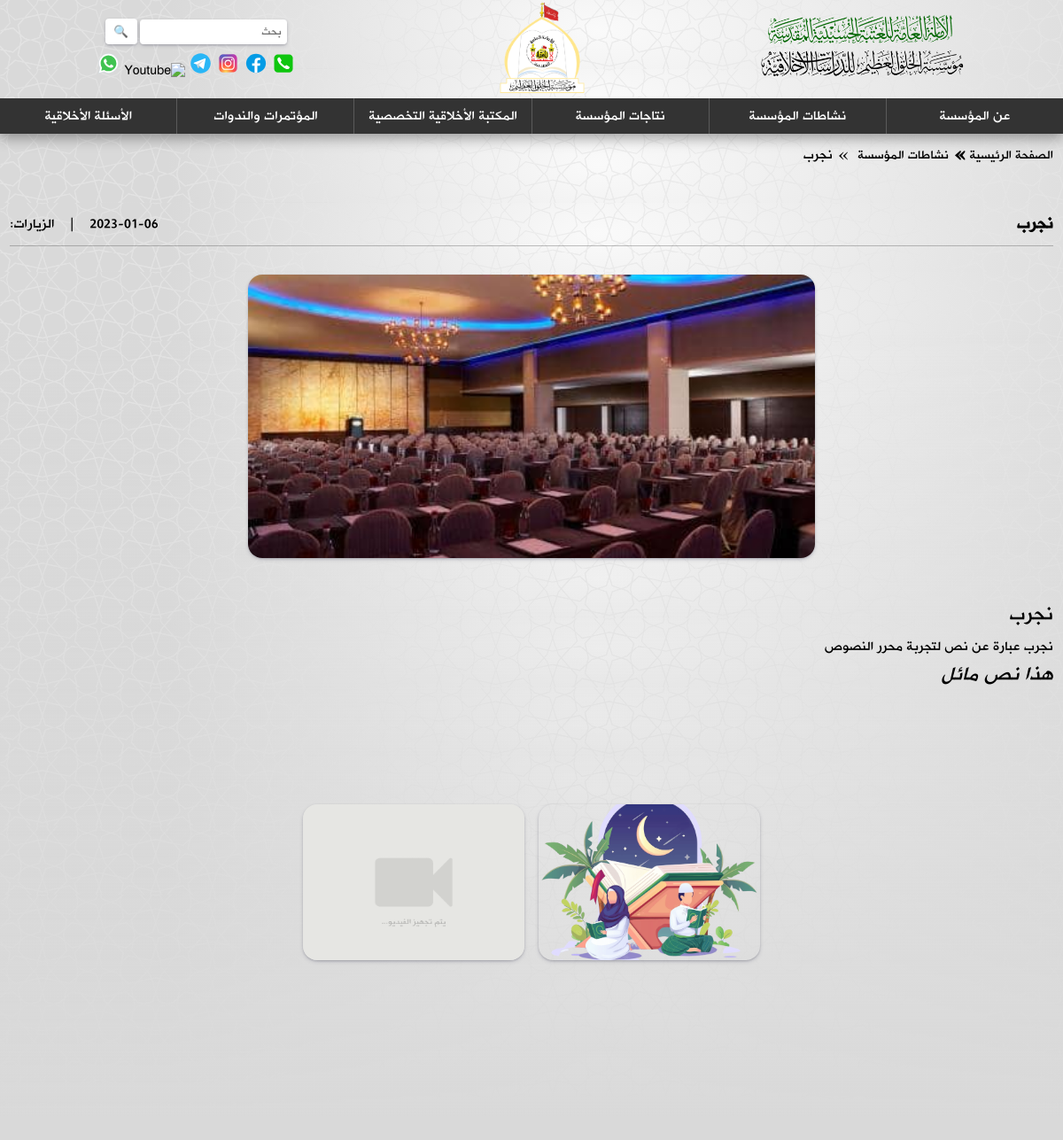
/activity/1/, run on an earlier commit of the app's database.
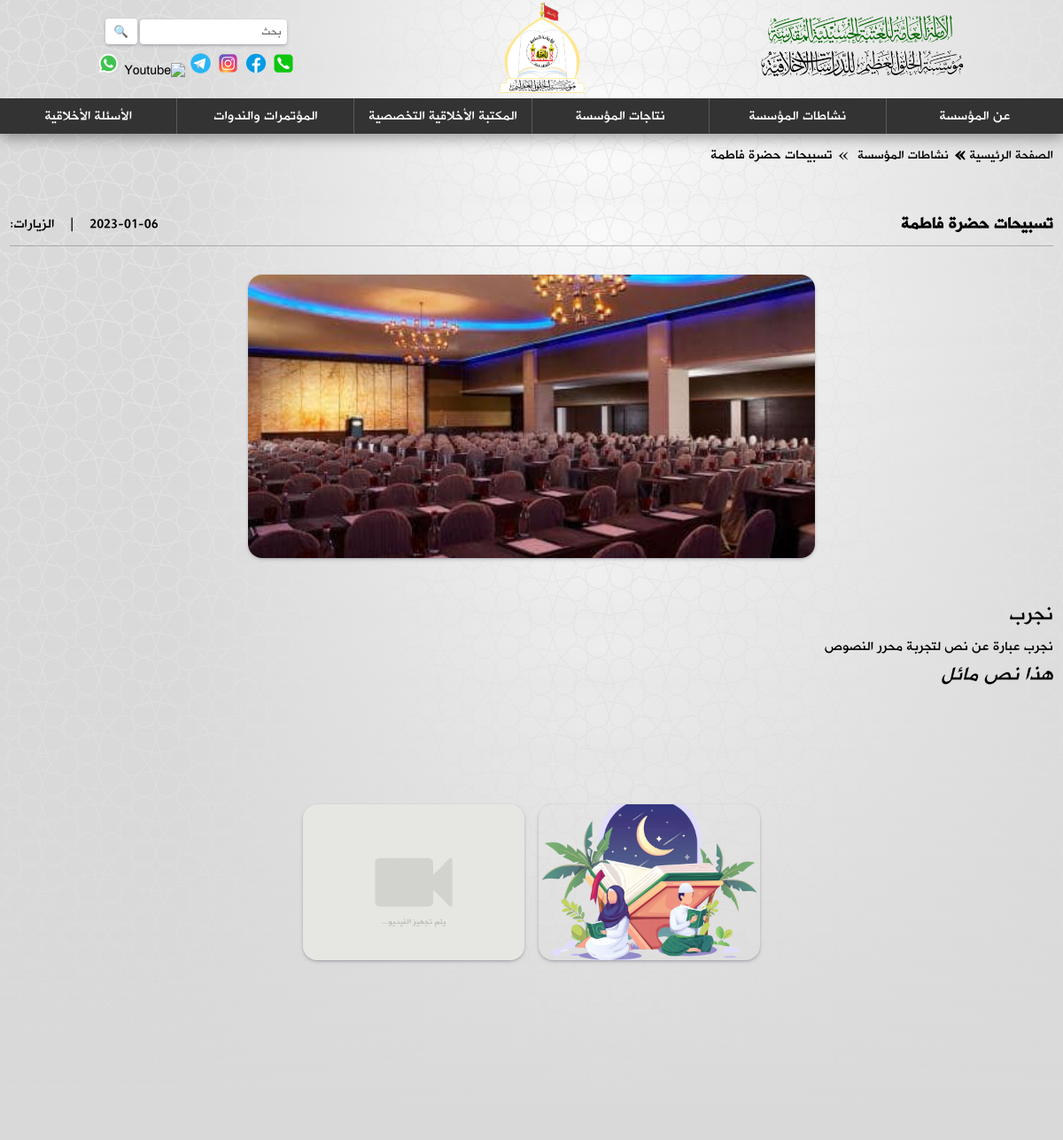
And on a later commit of the database.
### backend/models.py (models this page shows, shortened)
class Activity(models.Model):
    title = models.CharField(max_length=1000, blank=False)
    created_at = models.DateTimeField(auto_now_add=True)
    main_img = models.ForeignKey(Image, on_delete=models.PROTECT, blank=False)
    body = models.TextField(max_length=5000, blank=False)
    img_array = models.ManyToManyField(Image, blank=True, related_name="images")
    vid_array = models.ManyToManyField(Video, blank=True, related_name="videos")
    audio = models.CharField(max_length=1000, blank=True)
    class Meta:
        ordering = ['-created_at']

class Image(models.Model):
    image = models.ImageField(upload_to="images", blank=False)

### backend/views.py (the view)
# urls.py: path("activity/<str:pk>/", views.activity, name="activity"),
def activity(request, pk):
    activity = Activity.objects.get(id=pk)
    section = {"activities":"activities"}
    context = {"item":activity,"section":section}
    hit_count = get_hitcount_model().objects.get_for_object(activity)
    hits = hit_count.hits
    hitcontext = context['hitcount'] = {'pk': hit_count.pk}
    hit_count_response = HitCountMixin.hit_count(request, hit_count)
    if hit_count_response.hit_counted:
        hits = hits + 1
    hitcontext['hit_counted'] = hit_count_response.hit_counted
    hitcontext['hit_message'] = hit_count_response.hit_message
    hitcontext['total_hits'] = hits
    return render (request, "backend/article.html", context)

### backend/templates/backend/article.html (shortened to what this page needs)
{% extends "backend/layout.html" %}
{% load static %}
{% block extraHead %}
<link rel="stylesheet" href="{% static 'css/pages.css' %}">
{% endblock %}
{% block body %}
<main>
    <div class="path">
        <p class="component"><a href="{% url 'backend:home' %}"> الصفحة الرئيسية </a></p>
        <p class="pathArrow"> &#xbb; </p>
        {% if section.activities %}
        <p class="component"><a href="{% url 'backend:activities' %}"> نشاطات المؤسسة </a></p>
        <p id="articleURL" class="component"><a href="{% url 'backend:activity' item.id %}">
        {% elif section.productions %}
        <p class="component"><a href="{% url 'backend:productions' %}"> نتاجات المؤسسة </a></p>
        <p id="articleURL" class="component"><a href="{% url 'backend:production' item.id %}">
        {% endif %}
        <p class="pathArrow"> &#xbb; </p>
            {{ item.title }}
        </a></p>
    </div>
    <div class="article">
        <div class="articleDetails">
            <p class="articleTitle">
            {{ item.title }}
            </p>
            <div class="statistics">
            <p class="date">
            {{ item.created_at|date:"Y-m-d" }}
            </p>
            <div class="horizontalLine">|</div>
            <p class="views"> الزيارات: </p>
            </div>
        </div>
        <div class="articleContent">
        <div class="articleMedia">
            <div class="articleImage">
                <img src="{{ item.main_img.image.url }}" alt="صورة المقال">
            </div>
        </div>
        <div class="articleText">
            {{ item.body|safe }}
        </div>
    </div>
        {% if item.img_array.all %}
        <div class="imageGallery">
            <div class="gallery">
                {% for image in item.img_array.all %}
                <div onclick="imageGallery(this)" class="img">
                    <img src="{{image.image.url}}" alt="صورة">
                </div>
                {% endfor %}
            </div>
        </div>
        {% endif %}
    </div>
</main>
{% endblock %}

What changed in the data, as far as the page shows it:
changed Activity "نجرب نجرب عبارة عن نص لتجربة محرر النصوص هذا نص مائل": title "نجرب" → "تسبيحات حضرة فاطمة"
